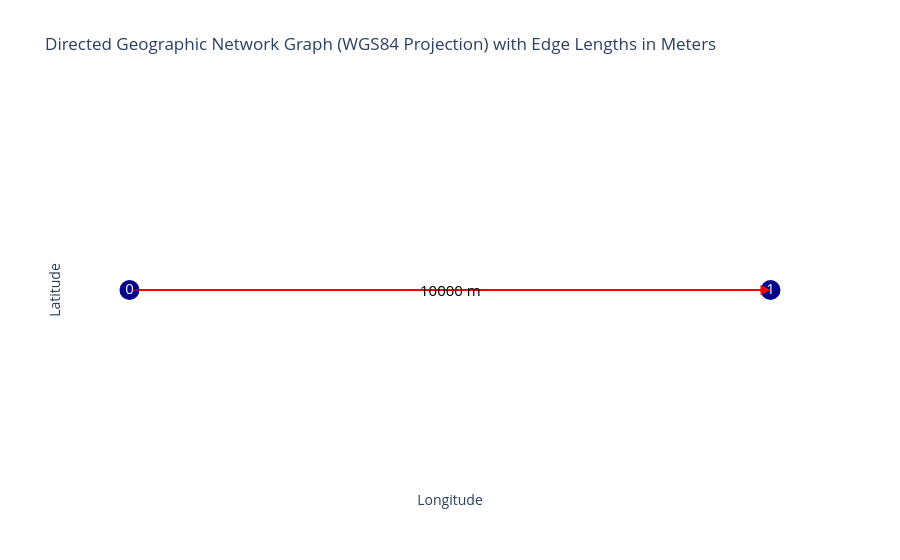

The notebook cell saved with this chart:
### Markdown cell above
#### 1. Create graph
We create a simple graph, just like notebooks 201, 202, and 203.

### Code cell
# create a graph
graph = Graph()

graph.add_node(node = '0', geometry = Point(-5000,0), epsg = 4087)
graph.add_node(name = '1', geometry = Point(5000,0), epsg = 4087)

graph.add_edge(('0','1'), GeneralDepth = 7.5)

graph.plot()

### Figure 1 — Plotly figure (JSON) as saved in the notebook; plotly's stock layout.template omitted (floating-point values rounded to 4 significant figures)
{"data": [{"hoverinfo": "none", "line": {"color": "red", "width": 2}, "mode": "lines", "type": "scatter", "x": [-0.04492, 0.04492], "y": [0, 0]}, {"hoverinfo": "text", "marker": {"color": "darkblue", "size": 20}, "mode": "markers+text", "text": ["0", "1"], "textfont": {"color": "white", "size": 15}, "textposition": "middle center", "type": "scatter", "x": [-0.04492, 0.04492], "y": [0, 0]}], "layout": {"annotations": [{"arrowcolor": "red", "arrowhead": 2, "arrowsize": 2, "arrowwidth": 1, "ax": -0.04492, "axref": "x", "ay": 0, "ayref": "y", "showarrow": true, "x": 0.04492, "xref": "x", "y": 0, "yref": "y"}, {"font": {"color": "black", "size": 15}, "showarrow": false, "text": "10000 m", "x": 0, "y": 0}], "plot_bgcolor": "white", "showlegend": false, "title": {"text": "Directed Geographic Network Graph (WGS84 Projection) with Edge Lengths in Meters"}, "xaxis": {"showgrid": false, "showticklabels": false, "title": {"text": "Longitude"}, "zeroline": false}, "yaxis": {"showgrid": false, "showticklabels": false, "title": {"text": "Latitude"}, "zeroline": false}}}
